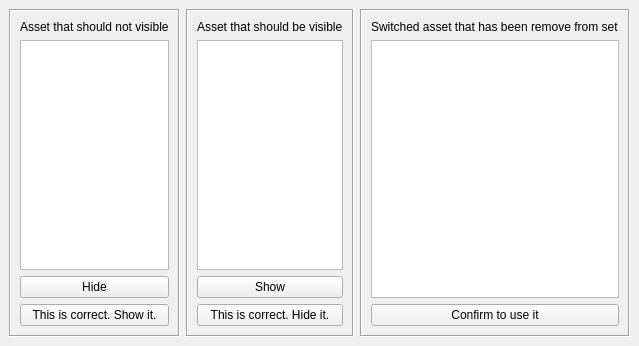
<?xml version="1.0" encoding="UTF-8"?>
<ui version="4.0">
 <class>setCheckUI</class>
 <widget class="QMainWindow" name="setCheckUI">
  <property name="geometry">
   <rect>
    <x>0</x>
    <y>0</y>
    <width>580</width>
    <height>346</height>
   </rect>
  </property>
  <property name="windowTitle">
   <string>MainWindow</string>
  </property>
  <widget class="QWidget" name="centralwidget">
   <layout class="QHBoxLayout" name="horizontalLayout">
    <item>
     <widget class="QFrame" name="hide_frame">
      <property name="frameShape">
       <enum>QFrame::Box</enum>
      </property>
      <property name="frameShadow">
       <enum>QFrame::Sunken</enum>
      </property>
      <layout class="QVBoxLayout" name="verticalLayout">
       <item>
        <widget class="QLabel" name="label">
         <property name="text">
          <string>Asset that should not visible</string>
         </property>
        </widget>
       </item>
       <item>
        <widget class="QListWidget" name="hide_listWidget">
         <property name="selectionMode">
          <enum>QAbstractItemView::ExtendedSelection</enum>
         </property>
        </widget>
       </item>
       <item>
        <widget class="QPushButton" name="hide_pushButton">
         <property name="text">
          <string>Hide</string>
         </property>
        </widget>
       </item>
       <item>
        <widget class="QPushButton" name="confirmShow_pushButton">
         <property name="text">
          <string>This is correct. Show it.</string>
         </property>
        </widget>
       </item>
      </layout>
     </widget>
    </item>
    <item>
     <widget class="QFrame" name="show_frame">
      <property name="frameShape">
       <enum>QFrame::Box</enum>
      </property>
      <property name="frameShadow">
       <enum>QFrame::Sunken</enum>
      </property>
      <layout class="QVBoxLayout" name="verticalLayout_2">
       <item>
        <widget class="QLabel" name="label_2">
         <property name="text">
          <string>Asset that should be visible</string>
         </property>
        </widget>
       </item>
       <item>
        <widget class="QListWidget" name="show_listWidget">
         <property name="selectionMode">
          <enum>QAbstractItemView::ExtendedSelection</enum>
         </property>
        </widget>
       </item>
       <item>
        <widget class="QPushButton" name="show_pushButton">
         <property name="text">
          <string>Show</string>
         </property>
        </widget>
       </item>
       <item>
        <widget class="QPushButton" name="confirmHide_pushButton">
         <property name="text">
          <string>This is correct. Hide it.</string>
         </property>
        </widget>
       </item>
      </layout>
     </widget>
    </item>
    <item>
     <widget class="QFrame" name="rig_frame">
      <property name="frameShape">
       <enum>QFrame::Box</enum>
      </property>
      <property name="frameShadow">
       <enum>QFrame::Sunken</enum>
      </property>
      <layout class="QVBoxLayout" name="verticalLayout_3">
       <item>
        <widget class="QLabel" name="label_3">
         <property name="text">
          <string>Switched asset that has been remove from set</string>
         </property>
        </widget>
       </item>
       <item>
        <widget class="QListWidget" name="adRemove_listWidget">
         <property name="selectionMode">
          <enum>QAbstractItemView::ExtendedSelection</enum>
         </property>
        </widget>
       </item>
       <item>
        <widget class="QPushButton" name="confirmRig_pushButton">
         <property name="text">
          <string>Confirm to use it</string>
         </property>
        </widget>
       </item>
      </layout>
     </widget>
    </item>
   </layout>
  </widget>
  <widget class="QMenuBar" name="menubar">
   <property name="geometry">
    <rect>
     <x>0</x>
     <y>0</y>
     <width>580</width>
     <height>21</height>
    </rect>
   </property>
  </widget>
 </widget>
 <resources/>
 <connections/>
</ui>
